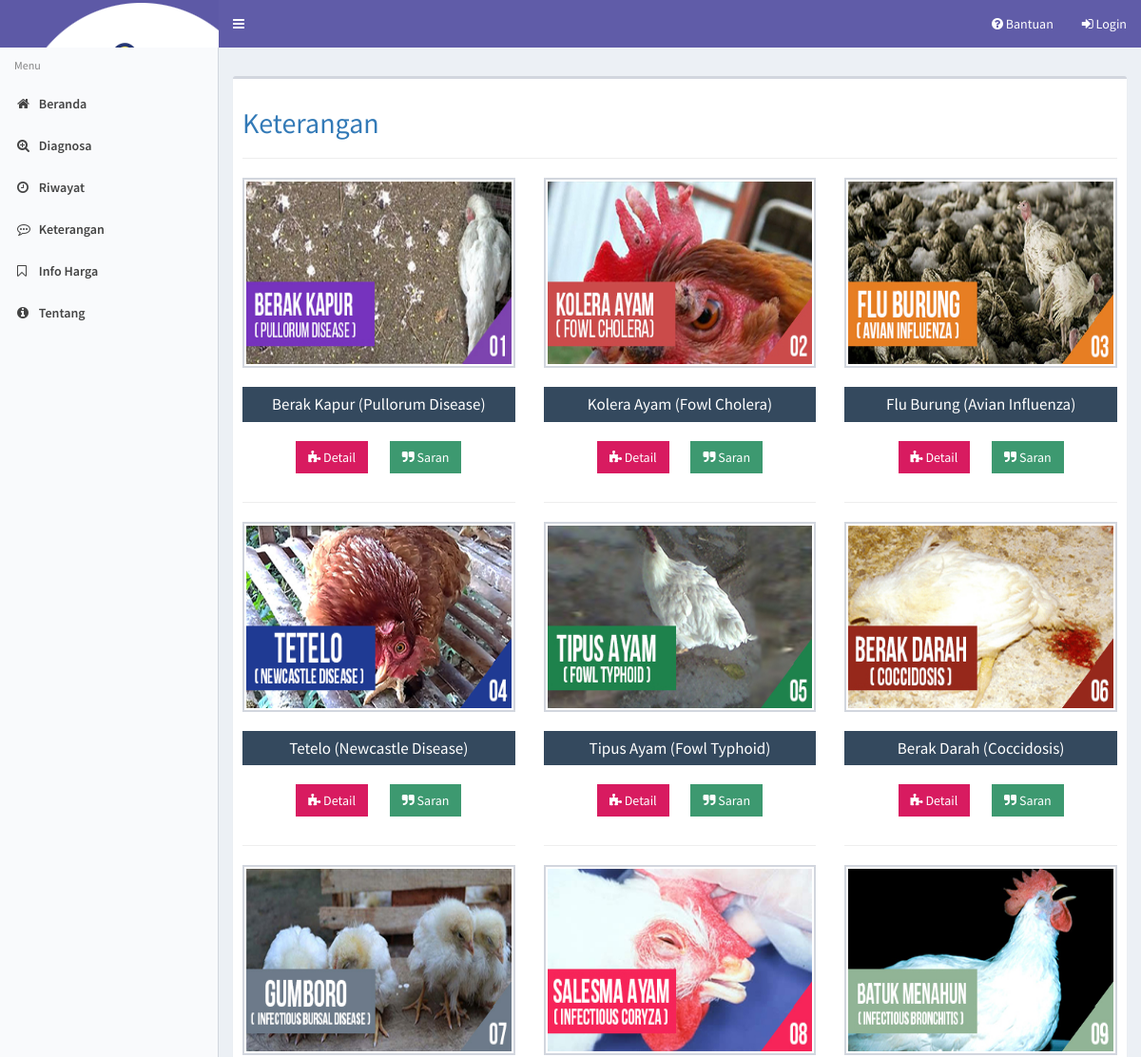
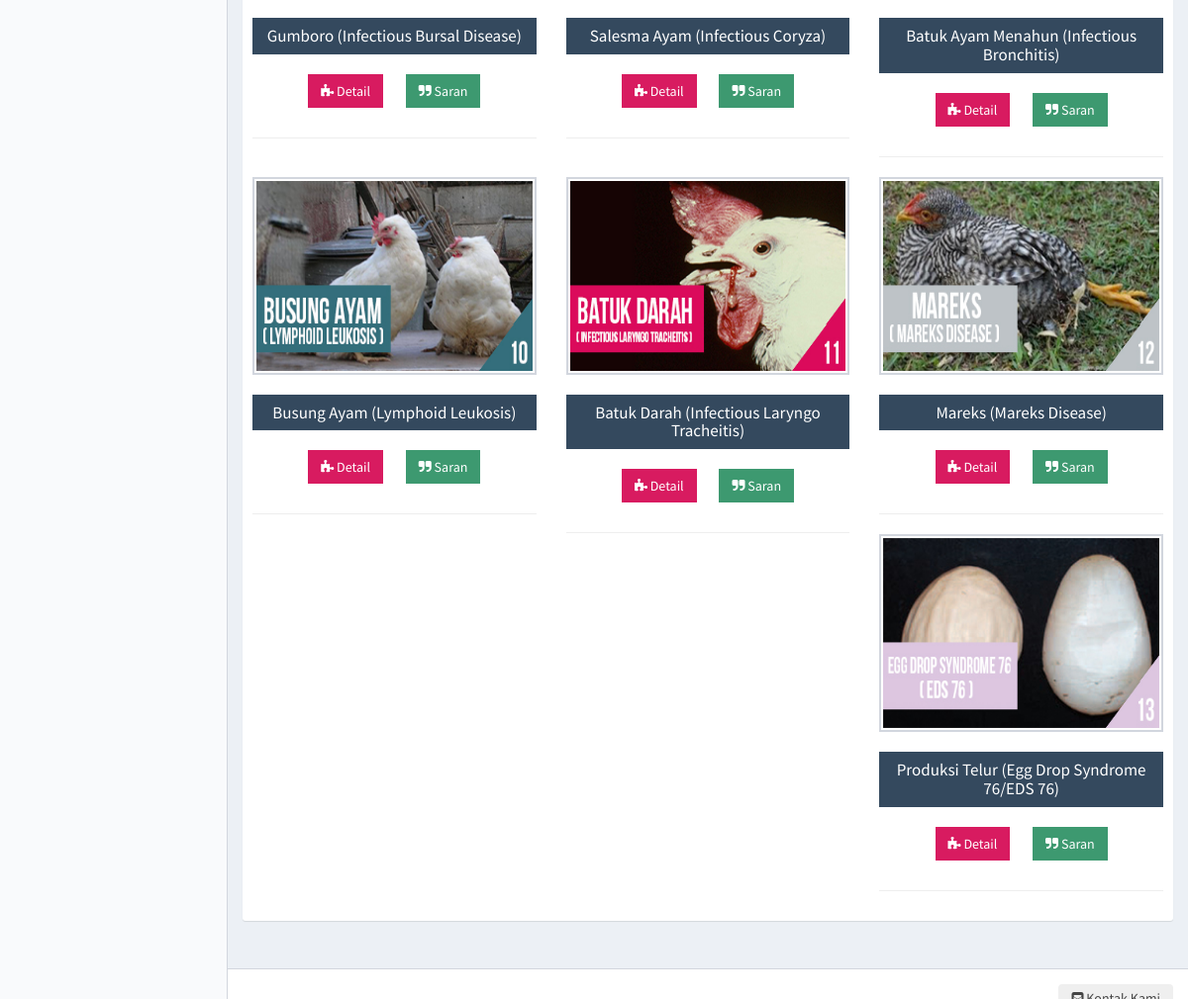
The app's page /keterangan with its own data (2 pictures, top to bottom).
### tables this page shows
CREATE TABLE `post` (
  `kode_post` int(11) NOT NULL,
  `nama_post` varchar(50) NOT NULL,
  `det_post` varchar(15000) NOT NULL,
  `srn_post` varchar(15000) NOT NULL,
  `gambar` varchar(500) NOT NULL
);

### modul/keterangan.php (the view, shortened to what this page needs)
<h2 class='text text-primary'>Keterangan</h2>
<hr>
<div class="row">
  <?php
  $hasil = mysqli_query($conn,"SELECT * FROM post ORDER BY kode_post");
  while ($r = mysqli_fetch_array($hasil)) {
      ?>
      <div class="col-lg-4 col-md-4 col-sm-4 col-xs-12" data-aos="fade-right">
        <div class="card text-center">
          <img class="card-img-top img-bordered-sm" src="<?php echo 'gambar/' . $r['gambar']; ?>" alt="" width="100%" height="200">
          <div class="card-block">
            <h4 class="card-title"><h3 class="bg-keterangan"><?php echo $r['nama_post']; ?></h3>
              <a class="btn bg-maroon btn-flat margin" href="#" data-toggle="modal" data-target="#modal<?php echo $r['kode_post']; ?>"><i class="fa fa-puzzle-piece" aria-hidden="true"></i> Detail</a>
              <a class="btn bg-olive btn-flat margin" href="#" data-toggle="modal" data-target="#modaltindakan<?php echo $r['kode_post']; ?>"><i class="fa fa-quote-right" aria-hidden="true"></i> Saran</a>
          </div>
        </div>
        <hr>
      </div>
  <?php } ?>
</div>

### index.php (shortened to what this page needs)
<!DOCTYPE html>
<html>
<head>
    <link href="css/font-awesome-4.2.0/font-awesome-4.2.0/css/font-awesome.min.css" rel="stylesheet">
    <link href="css/owl-carousel/owl.carousel.css" rel="stylesheet" media="all">
    <link href="css/owl-carousel/owl.theme.css" rel="stylesheet" media="all">
    <link href="css/magnific-popup.css" type="text/css" rel="stylesheet" media="all">
    <link href="css/font.css" rel="stylesheet" type="text/css" media="all">
    <link href="css/fontello.css" rel="stylesheet" type="text/css" media="all">
    <link href="css/main.css" rel="stylesheet" type="text/css" media="all">
    <link rel="stylesheet" href="css/paging.css" type="text/css" media="screen">
    <link rel="stylesheet" href="aset/bootstrap.css">
    <link rel="stylesheet" href="aset/AdminLTE.css">
    <link rel="stylesheet" href="aset/cinta.css">
    <link rel="stylesheet" href="aset/Ionicons/css/ionicons.min.css">
    <link rel="stylesheet" href="aset/skins/_all-skins.min.css">
    <link rel="stylesheet" href="aset/custom.css">
    <link rel="stylesheet" href="aset/icheck/green.css">
    <link rel="stylesheet" href="css/style.css">
</head>
<body id="pakarayam" class="hold-transition skin-purple-light sidebar-mini">
    <div class="wrapper">
        <header class="main-header">
            <a href="./" class="logo">
                <span class="logo-lg"><b><img src="aset/banner/logo.png" alt="Logo"> Dignet 1.0</b></span>
            </a>
            <nav class="navbar navbar-static-top" role="navigation">
                <a href="#" class="sidebar-toggle" data-toggle="offcanvas" role="button">
                </a>
                <div class="navbar-custom-menu">
                    <ul class="nav navbar-nav">
                        <?php if (isset($_SESSION['username']) && isset($_SESSION['password'])) { ?>
                        <li class="dropdown user user-menu">
                            <a href="#" class="dropdown-toggle" data-toggle="dropdown">
                                <img src="gambar/admin/admin.png" class="user-image" alt="User Image"> <?php echo ucfirst($_SESSION['username']); ?>
                                <span class="hidden-xs"><?php echo $user ?? ''; ?></span>
                            </a>
                            <ul class="dropdown-menu">
                                <li class="user-header">
                                    <img src="gambar/admin/admin.png" class="img-circle" alt="User Image">
                                    <p>Login sebagai <?php echo ucfirst($_SESSION['username']); ?><small>Pakar dari Dignets 1.0</small></p>
                                </li>
                                <li class="user-body">
                                    <a <?php if ($module == "bantuan") echo 'class="active"'; ?> href="bantuan"><i class="fa fa-question-circle"></i> <span>Bantuan</span></a>
                                </li>
                                <li class="user-footer">
                                    <div class="pull-left">
                                        <a class="btn btn-default btn-flat" <?php if ($module == "tentang") echo 'class="class="btn btn-default btn-flat active"'; ?> href="?module=tentang"><i class="fa fa-info-circle"></i> <span>Tentang</span></a>
                                    </div>
                                    <div class="pull-right">
                                        <a class="btn btn-default btn-flat" href="JavaScript: confirmIt('Anda yakin akan logout dari aplikasi ?','logout.php','','','','u','n','Self','Self')" onMouseOver="self.status = ''; return true" onMouseOut="self.status = ''; return true"><i class="fa fa-sign-out"></i> <span>LogOut</span></a>
                                    </div>
                                </li>
                            </ul>
                        </li>
                        <?php } else { ?>
                        <li><a <?php if ($module == "bantuan") echo 'class="active"'; ?> id="bantu" href="bantuan" data-toggle="tooltip" data-placement="bottom" data-delay='{"show":"300", "hide":"500"}' title="Silahkan klik link berikut, jika anda masih kurang paham tentang penggunaan aplikasi ini !"><i class="fa fa-question-circle"></i> <span>Bantuan</span></a></li>
                        <li class="dropdown messages-menu">
                            <a <?php if ($module == "formlogin") echo 'class="active"'; ?> href="formlogin"><i class="fa fa-sign-in"></i> <span>Login</span></a>
                        </li>
                        <?php } ?>
                    </ul>
                </div>
            </nav>
        </header>
        <aside class="main-sidebar">
            <section class="sidebar">
                <ul class="sidebar-menu">
                    <li class="header">Menu</li>
                    <?php include "menu.php"; ?>
                </ul>
            </section>
        </aside>
        <div class="content-wrapper" style="min-height: 310px;">
            <section class="content-header"></section>
            <section class="content">
                <div class="box">
                    <div class="box-body">
                        <?php include "content.php"; ?>
                    </div>
                </div>
            </section>
        </div>
        <footer class="main-footer">
            <button class="kontak ke-kanan" data-toggle="modal" data-target="#modalForm"><i class="fa fa-envelope-square"></i> Kontak Kami</button>
        </footer>
    </div>
</body>
</html>

### menu.php (shortened to what this page needs)
<?php
$module = $_GET['module'] ?? '';
?>
<li><a <?php if ($module == "") echo 'class="active"'; ?> href="./"><i class="fa fa-home"></i> <span>Beranda</span></a><li>
  <?php
  if (!empty($_SESSION['username']) && !empty($_SESSION['password'])) {
      ?>
    <li><a <?php if ($module == "admin") echo 'class="active"'; ?> href="admin"><i class="fa fa-user"></i> <span>Admin</span></a><li>
      <div class="container"></div>
    <li><a <?php if ($module == "repair") echo 'class="active"'; ?> href="repair"><i class="fa fa-bug"></i> <span>Repair</span></a><li>
      <div class="container"></div>
    <li><a <?php if ($module == "incident") echo 'class="active"'; ?> href="incident"><i class="fa fa-eyedropper"></i> <span>Incident</span></a><li>
      <div class="container"></div>
    <li><a <?php if ($module == "pengetahuan") echo 'class="active"'; ?> href="pengetahuan"><i class="fa fa-flask"></i> <span>Pengetahuan</span></a><li>
      <div class="container"></div>
    <li><a <?php if ($module == "post") echo 'class="active"'; ?> href="post"><i class="fa fa-file-text"></i> <span>Post Keterangan</span></a><li>
      <div class="container"></div>
    <li><a <?php if ($module == "password") echo 'class="active"'; ?> href="password"><i class="fa fa-edit"></i> <span>Ubah Password</span></a><li>
      <div class="container"></div>
      <?php
  }else {
      ?>
    <li><a <?php if ($module == "diagnosa") echo 'class="active"'; ?> href="diagnosa"><i class="fa fa-search-plus"></i> <span>Diagnosa</span></a><li>
    <li><a <?php if ($module == "riwayat") echo 'class="active"'; ?> href="riwayat"><i class="fa fa-clock-o"></i> <span>Riwayat</span></a><li>
    <li><a <?php if ($module == "keterangan") echo 'class="active"'; ?> href="keterangan"><i class="fa fa-commenting-o"></i> <span>Keterangan</span></a><li>
    <li><a <?php if ($module == "harga") echo 'class="active"'; ?> href="harga"><i class="fa fa-bookmark-o"></i> <span>Info Harga</span></a><li>
      <?php
  }
  ?>
<li><a <?php if ($module == "tentang") echo 'class="active"'; ?> href="tentang"><i class="fa fa-info-circle"></i> <span>Tentang</span></a><li>

### content.php
<?php
if ($module == ""){
include "modul/welcome.php";
}elseif ($module == "tentang"){
include "modul/tentang.php";
}elseif ($module == "bantuan"){
include "modul/bantuan.php";
}elseif ($module == "harga"){
include "modul/harga.php";
}elseif ($module == "diagnosa"){
include "modul/diagnosa/diagnosa.php";
}elseif ($module == "repair"){
include "modul/repair/repair.php";
}elseif ($module == "post"){
include "modul/post/post.php";
}elseif ($module == "admin"){
include "modul/admin/admin.php";
}elseif ($module == "incident"){
include "modul/incident/incident.php";
}elseif ($module == "pengetahuan"){
include "modul/pengetahuan/pengetahuan.php";
}elseif ($module == "password"){
include "modul/password/password.php";
}elseif ($module == "keterangan"){
include "modul/keterangan.php";
}elseif ($module == "riwayat"){
include "modul/riwayat/riwayat.php";
}elseif ($module == "riwayat-detail"){
include "modul/riwayat/detail.php";
}elseif ($module == "formlogin"){
include "modul/formlogin.php";
}
?>

### css/main.css (style rules this page uses)
.bg-keterangan { background: #34495e; color: #fff; padding: 9px; font-size: 17px; }
.kontak { display: inline-block; padding: 3px 12px; margin-bottom: 0; font-size: 14px; font-weight: 400; line-height: 1.42857143; text-align: center; white-space: nowrap; vertical-align: middle; -ms-touch-action: manipulation; touch-action: manipulation; cursor: pointer; -webkit-user-select: none; -moz-user-select: none; -ms-user-select: none; user-select: none; background-image: none; border: 1px solid transparent; border-radius: 4px; }
.ke-kanan { float: right !important; }

### records on screen
post: gambar (picture), nama_post "Berak Kapur (Pullorum Disease)"
post: gambar (picture), nama_post "Kolera Ayam (Fowl Cholera)"
post: gambar (picture), nama_post "Flu Burung (Avian Influenza)"
post: gambar (picture), nama_post "Tetelo (Newcastle Disease)"
post: gambar (picture), nama_post "Tipus Ayam (Fowl Typhoid)"
post: gambar (picture), nama_post "Berak Darah (Coccidosis)"
post: gambar (picture), nama_post "Gumboro (Infectious Bursal Disease)"
post: gambar (picture), nama_post "Salesma Ayam (Infectious Coryza)"
post: gambar (picture), nama_post "Batuk Ayam Menahun (Infectious Bronchitis)"
post: gambar (picture), nama_post "Busung Ayam (Lymphoid Leukosis)"
post: gambar (picture), nama_post "Batuk Darah (Infectious Laryngo Tracheitis)"
post: gambar (picture), nama_post "Mareks (Mareks Disease)"
post: gambar (picture), nama_post "Produksi Telur (Egg Drop Syndrome 76/EDS 76)"
